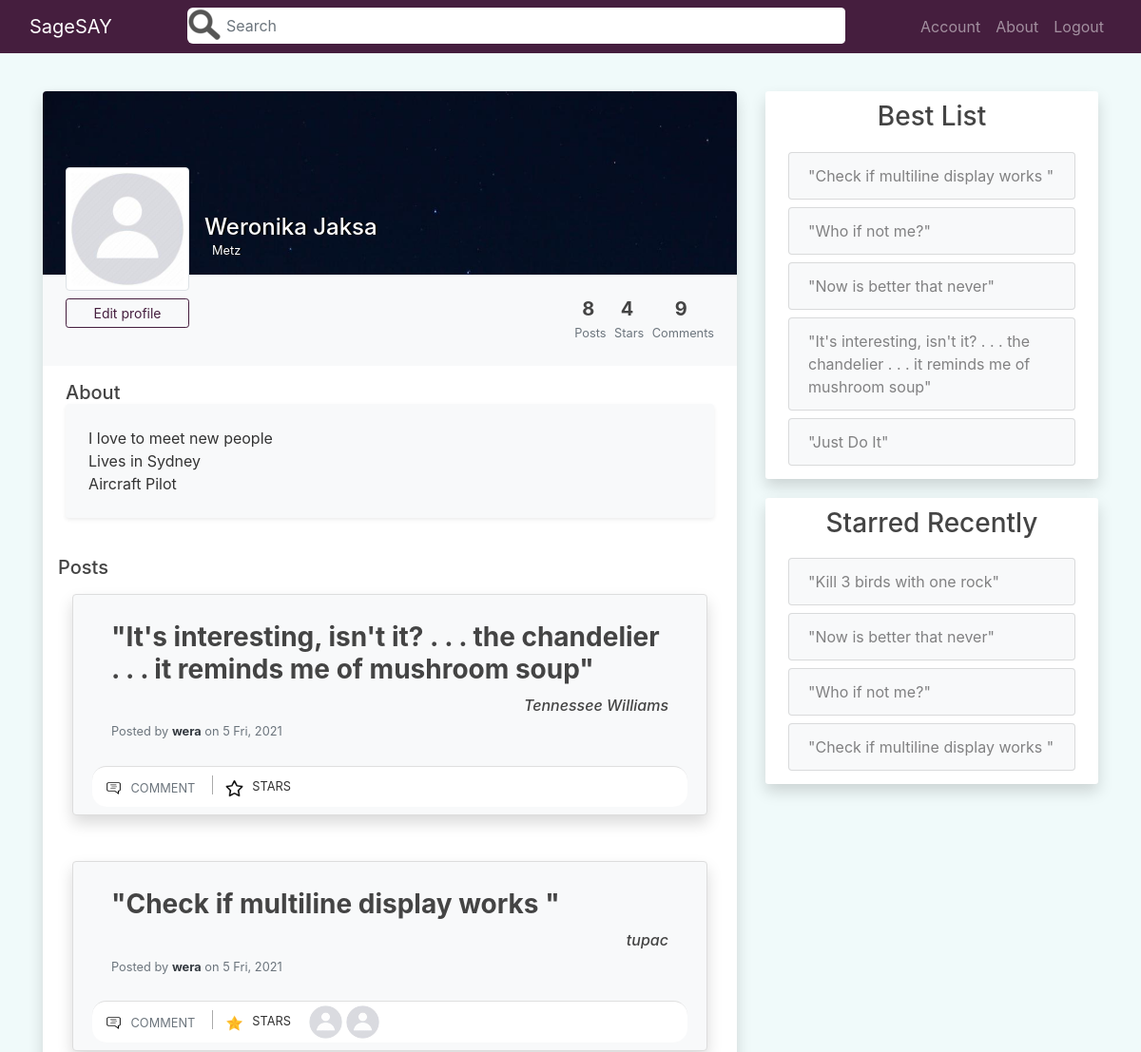
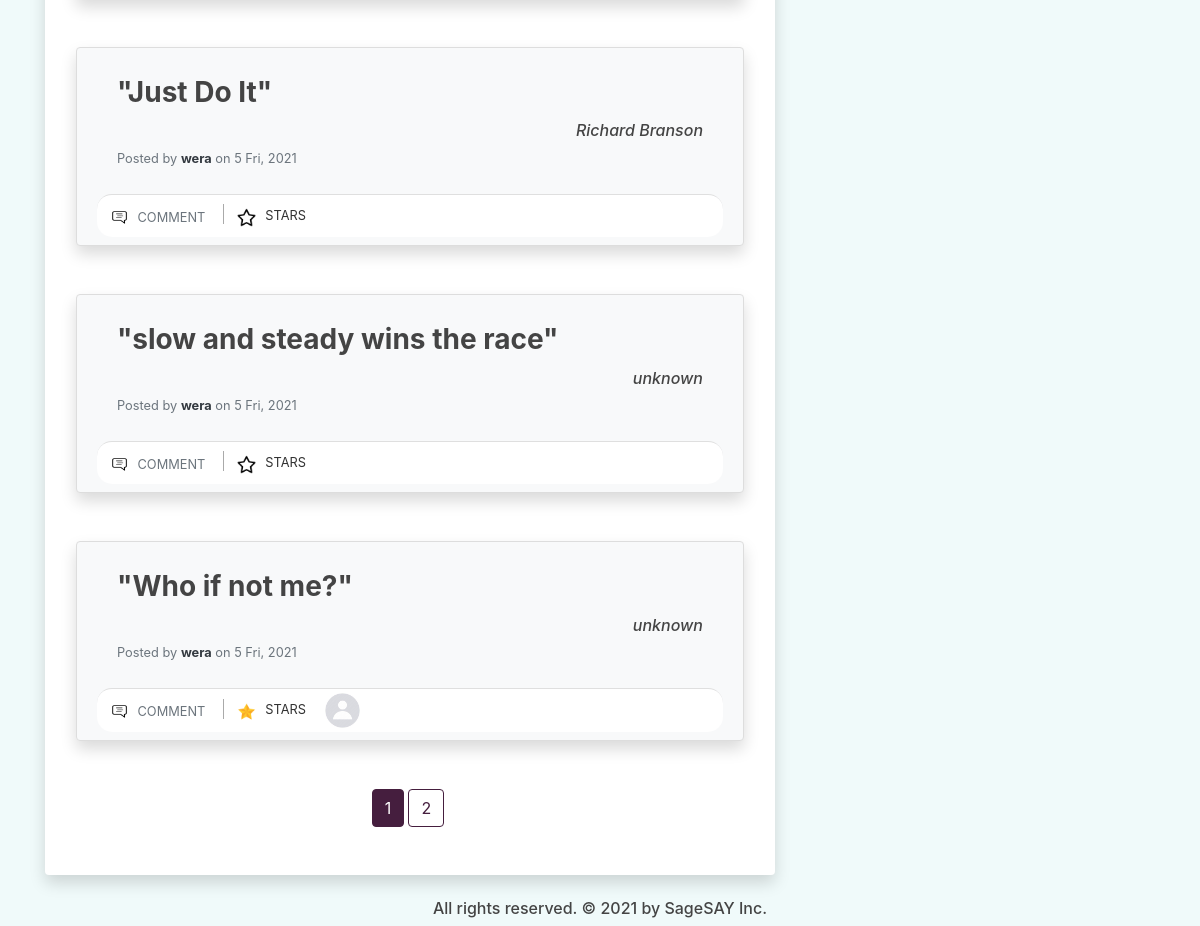
Before: /user/wera (signed in) with the older database file (2 pictures, top to bottom).
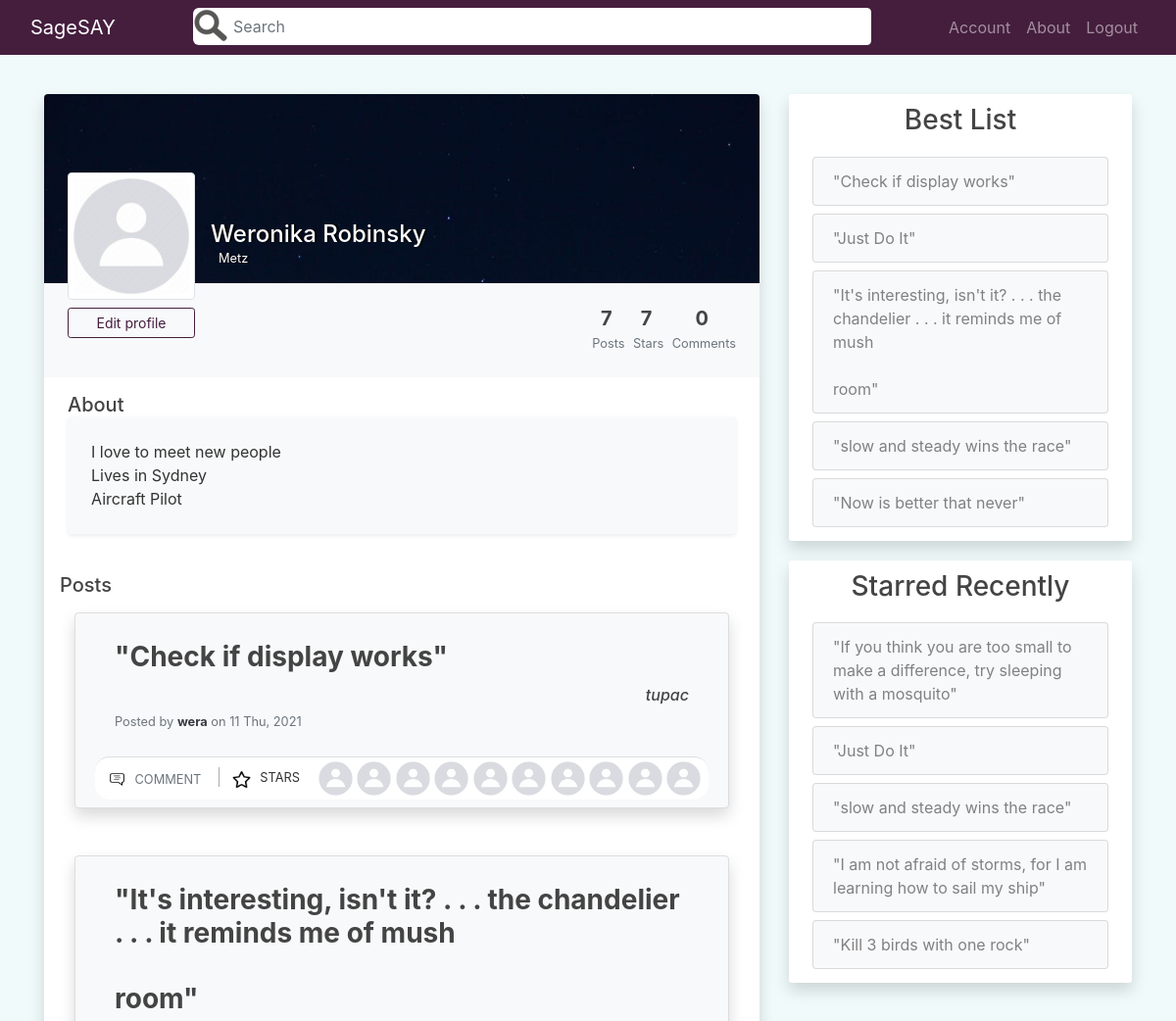
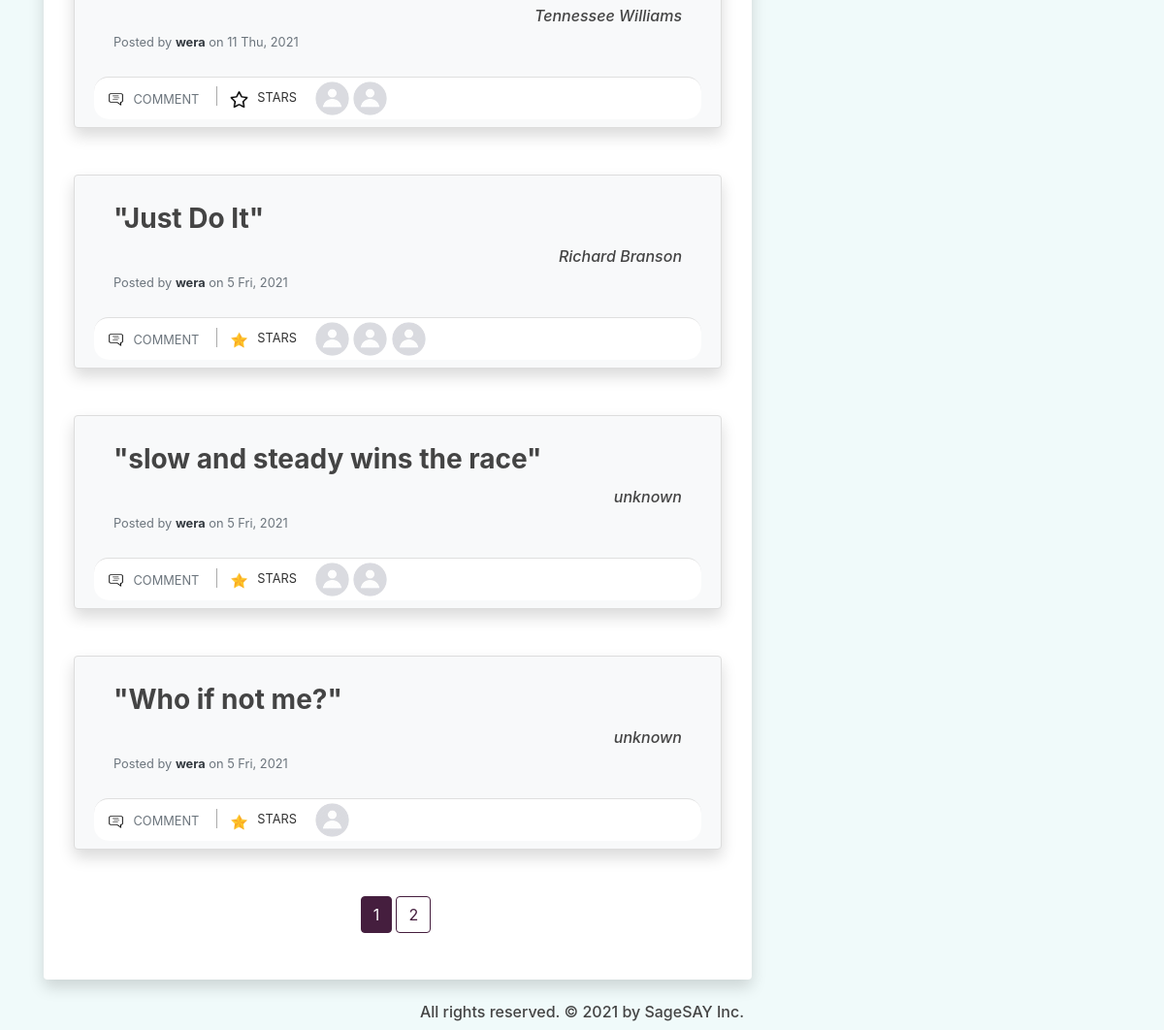
After: the same page with the newer database file (2 pictures, top to bottom).
### quotes_app/models.py (models this page shows, shortened)
class MoreInfoUser(db.Model):
    id = db.Column(db.Integer, primary_key=True)
    last_update = db.Column(db.DateTime, nullable=False, default=dt.utcnow)
    background_pic = db.Column(db.String(20), nullable=False, default='profile_bg.jpg')
    full_name = db.Column(db.String(120), nullable=False, default='Adam Smith')
    city = db.Column(db.String(90), nullable=False, default='Sydney')
    about = db.Column(db.Text, nullable=False, default='I love to meet new people<br>Lives in Sydney<br>Aircraft Pilot')
    user_id = db.Column(db.Integer, db.ForeignKey('user.id'), nullable=False)

class Post(db.Model):
    id = db.Column(db.Integer, primary_key=True)
    author = db.Column(db.String(100), nullable=False, default='Anonymous')
    content = db.Column(db.Text, nullable=False)
    date_posted = db.Column(db.DateTime, nullable=False, default=dt.utcnow)
    user_id = db.Column(db.Integer, db.ForeignKey('user.id'), nullable=False)
    comments = db.relationship('Comment', backref='comment_post', lazy=True)
    likes = db.relationship('Like', backref='like_post', lazy=True)

class User(db.Model, UserMixin):
    id = db.Column(db.Integer, primary_key=True)
    username = db.Column(db.String(20), unique=True, nullable=False)
    email = db.Column(db.String(120), unique=True, nullable=False)
    image_file = db.Column(db.String(20), nullable=False, default='default.jpg')
    password = db.Column(db.String(60), nullable=False)
    posts = db.relationship('Post', backref='posted_by', lazy=True)
    comments = db.relationship('Comment', backref='comment_author', lazy=True)
    likes = db.relationship('Like', backref='like_author', lazy=True)
    more_info = db.relationship('MoreInfoUser', backref='info_author', lazy=True)
    like_comments = db.relationship('LikeComment', backref='like_comment_author', lazy=True)

### quotes_app/users/routes.py (the view)
@users.route("/user/<string:username>", methods=['GET', 'POST'])
@login_required
def user_profile(username):
    schform = SearchForm()
    page = request.args.get('page', 1, type=int)
    if schform.schsubmit.data and schform.validate_on_submit():
        if schform.query.data != '':
            return redirect(url_for('main.home', sch=schform.query.data))
        else:
            return redirect(url_for('users.user_profile', username=username, page=page))
    post_id = request.args.get('star', type=int)
    user = User.query.filter_by(username=username).first_or_404()
    if post_id:
        update_like_table(current_user, post_id)
        return redirect(url_for('users.user_profile', username=username, page=page))
    about_user = MoreInfoUser.query.filter_by(info_author=user).first()
    posts, num_posts, num_likes, num_comments = get_posts_num_plc(user)
    posts = posts.paginate(page=page, per_page=PER_PAGE)
    posts_data = prepare_posts_display(posts.items, 10)
    best_posts = get_best_posts_user(user, BEST_TREND)
    recent_stars = get_recent_stars_user(user, BEST_TREND)
    background_image = url_for('static',
        filename='background_pics/' + about_user.background_pic)
    return render_template('users/user_profile.html', title=username, posts=posts,
        posts_data=posts_data, schform=schform, user=user, about_user=about_user,
        background_image=background_image, num_posts=num_posts,
        num_likes=num_likes, num_comments=num_comments, best_posts=best_posts,
        recent_stars=recent_stars)

### quotes_app/main/forms.py
class SearchForm(FlaskForm):
    query = StringField('Search')
    schsubmit = SubmitField('Go')

### quotes_app/main/utils.py (called while the page is built)
def prepare_posts_display(posts, size):
    posts_data = []
    for post in posts:
        post_info = []
        likes = Like.query.filter_by(like_post=post).limit(size).all()
        for like in likes:
            post_info.append(User.query.get(like.user_id))
        post_info.append(post)
        starred = None
        if current_user.is_authenticated:
            starred = Like.query.filter_by(like_post=post, like_author=current_user).first()
        if starred:
            post_info.append(True)
        else:
            post_info.append(False)
        posts_data.append(post_info)
    return posts_data

### quotes_app/models.py (called while the page is built)
@login_manager.user_loader
def user_loader(user_id):
    return User.query.get(int(user_id))

### quotes_app/users/utils.py (called while the page is built)
def get_recent_stars_user(user, size):
    sub_query = Like.query.filter_by(like_author=user)\
        .order_by(Like.date_like.desc()).limit(size).subquery()
    posts = Post.query.with_entities(Post).join(sub_query, Post.id==sub_query.c.post_id).all()
    return posts

### quotes_app/templates/users/user_profile.html (shortened to what the changed rows need)
{% extends "main/layout.html" %}
{% block content %}
<div class="col-md-8">
    <div class="mx-auto">
        <div class="bg-white mb-4 shadow rounded overflow-hidden">
            <div class="px-4 pt-0 pb-4 cover" style="background-image: url('{{ background_image }}')">
                <div class="media align-items-end profile-head">
                    <div class="profile mr-3">
                        <img src="{{ url_for('static', filename='profile_pics/' + user.image_file) }}" alt="..." width="130" class="rounded mb-2 img-thumbnail img-profile">
                        {% if current_user == user %}
                            <a href="{{ url_for('users.update_profile', username=user.username) }}" class="btn btn-outline-violet btn-sm btn-block">Edit profile</a>
                        {% endif %}
                        </div>
                    <div class="media-body mb-5">
                        <h4 class="mt-0 mb-0 text-white name-city-shadow">{{ about_user.full_name }}</h4>
                        <p class="small mb-4 text-white name-city-shadow"> {{ about_user.city }}</p>
                    </div>
                </div>
            </div>
            <div class="bg-light p-4 d-flex justify-content-end text-center">
                <ul class="list-inline mb-0">
                    <li class="list-inline-item">
                        <h5 class="font-weight-bold mb-0 d-block">{{ num_posts }}</h5><small class="text-muted"> Posts</small>
                    </li>
                    <li class="list-inline-item">
                        <h5 class="font-weight-bold mb-0 d-block">{{ num_likes }}</h5><small class="text-muted"> Stars</small>
                    </li>
                    <li class="list-inline-item">
                        <h5 class="font-weight-bold mb-0 d-block">{{ num_comments }}</h5><small class="text-muted"> Comments</small>
                    </li>
                </ul>
            </div>
            <div class="px-4 py-3">
                <h5 class="mb-0">About</h5>
                <div class="p-4 rounded shadow-sm bg-light">
                    {{ about_user.about | safe }}
                </div>
            </div>
            <div class="py-4 px-3">
                <div class="container">
                    {% for post in posts_data %}
                        <div class="card rounded shadow bg-light py-2 mb-5">
                            <div class="card-body">
                                <div class="row">
                                    <div class="col-12 link-post-content">
                                        <a href="{{ url_for('posts.post', post_id=post[-2].id) }}"><h3 class="card-title "><b>"{{ post[-2].content | safe }}"</b></h3></a>
                                    </div>
                                    <div class="col-12 d-flex justify-content-end text-center">
                                        <h6><i>{{ post[-2].author }}</i></h6>
                                    </div>
                                    <div class="col mt-2">
                                        <h6 class="card-subtitle mb-2 text-muted">
                                            <p class="card-text text-muted small"> Posted by <a href="{{ url_for('users.user_profile', username=post[-2].posted_by.username) }}" class="font-weight-bold text-dark"> {{ post[-2].posted_by.username }}</a> on {{ post[-2].date_posted.strftime('%-d %a, %Y') }}</p>
                                        </h6>
                                    </div>
                                </div>
                            </div>
                            <div class="card-footer bg-white p-1">
                                <div class="row">
                                    <div class="col-md-auto pr-1">
                                        <a href="{{ url_for('posts.post', post_id=post[-2].id) }}" class="btn btn-outlined btn-black text-muted bg-transparent p-1 ml-1 mr-2" data-wow-delay="0.7s">
                                            <img src="{{ url_for('static', filename='icons_photos/comment.png') }}" class="mr-1 " width="19" height="19">
                                            <small>COMMENT</small>
                                        </a>
                                        <a href="{{ url_for('users.user_profile', username=user.username, page=posts.page, star=post[-2].id) }}" class="btn btn-outlined btn-black text-muted bg-transparent p-1 ml-2 mr-0" data-wow-delay="0.7s">
                                            {% if post[-1] == True %}
                                                <img src="{{ url_for('static', filename='icons_photos/christmas-star.png') }}" width="19" height="19">
                                            {% else %}
                                                <img src="{{ url_for('static', filename='icons_photos/star.png') }}" width="19" height="19">
                                            {% endif %}
                                        </a>
                                        <small>STARS</small>
                                    </div>
                                    <div class="col-md-auto">
                                        <ul class="list-inline mb-0">
                                            {% for user in post[:-2] %}
                                            <li class="list-inline-item">
                                                <a href="{{ url_for('users.user_profile', username=user.username) }}">
                                                    <img src="{{ url_for('static', filename='profile_pics/' + user.image_file) }}" alt="DP" class=" rounded-circle" width="35" height="35">
                                                </a>
                                            </li>
                                            {% endfor %}
                                        </ul>
                                    </div>
                                </div>
                            </div>
                        </div>
                    {% endfor %}
                    <div class="container d-flex justify-content-center">
                        {% for page_num in posts.iter_pages(left_edge=1, right_edge=1, left_current=2, right_current=3) %}
                            {% if page_num %}
                                {% if posts.page == page_num %}
                                <a class="mb-4 mr-1 btn btn-violet" href="{{ url_for('users.user_profile', username=user.username, page=page_num) }}">{{ page_num }}</a>
                                {% else %}
                                    <a class="mb-4 mr-1 btn btn-outline-violet" href="{{ url_for('users.user_profile', username=user.username, page=page_num) }}">{{ page_num }}</a>
                                {% endif %}
                            {% else %}
                                ...
                            {% endif %}
                        {% endfor %}
                    </div>
                </div>
            </div>
        </div>
    </div>
</div>
<div class="col-md-4">
    <div class="content-section shadow">
        <ul class="list-group">
            {% if not best_posts %}
                {% if current_user == user %}
                    <a href="{{ url_for('posts.new_post') }}"><li class="list-group-item list-group-item-light">No Adages. Add one.</li></a>
                {% else %}
                    <li class="list-group-item list-group-item-light">No Adages to show.</li>
                {% endif %}
            {% else %}
                {% for post in best_posts %}
                    <a href="{{ url_for('posts.post', post_id=post.id) }}" class="p-1"><li class="list-group-item list-group-item-light">"{{ post.content | safe }}"</li></a>
                {% endfor %}
            {% endif %}
        </ul>
    </div>
    <div class="content-section shadow">
        <ul class="list-group">
            {% if not recent_stars %}
                {% if current_user == user %}
                    <a href="{{ url_for('main.home') }}"><li class="list-group-item list-group-item-light">No Adages. Give one a star.</li></a>
                {% else %}
                    <li class="list-group-item list-group-item-light">No Adages to show.</li>
                {% endif %}
            {% else %}
                {% for post in recent_stars %}
                <a href="{{ url_for('posts.post', post_id=post.id) }}" class="p-1"><li class="list-group-item list-group-item-light">"{{ post.content | safe }}"</li></a>
                {% endfor %}
            {% endif %}
        </ul>
    </div>
</div>
{% endblock content %}

Changed rows visible on the page:
no longer on this page (row unchanged): Post: content "Who if not me?"
no longer on one of the page's lists (row edited): Post: content "Check if multiline display works"
no longer on one of the page's lists (row edited): Post: content "It's interesting, isn't it? . . . the chandelier . . . it reminds me of mushroom soup", author "Tennessee Williams", username "wera", date_posted "5 Fri, 2021"
no longer on one of the page's lists (row unchanged): Post: content "Now is better that never"
changed MoreInfoUser "I love to meet new people Lives in Sydney Aircraft Pilot": full_name "Weronika Jaksa" → "Weronika Robinsky"
now on one of the page's lists (row unchanged): User: content "It's interesting, isn't it? . . . the chandelier . . . it reminds me of mush room", author "Tennessee Williams", username "wera", date_posted "11 Thu, 2021", content "Just Do It", author "Richard Branson", date_posted "5 Fri, 2021", content "slow and steady wins the race", author "unknown"
changed through a linked row, User "tupac": content "Check if multiline display works" → "Check if display works"; date_posted "5 Fri, 2021" → "11 Thu, 2021"
added User: image_file (placeholder picture), shown under "Check if display works"
added User: image_file (placeholder picture), shown under "Check if display works"
added User: image_file (placeholder picture), shown under "Check if display works"
added User: image_file (placeholder picture), shown under "Check if display works"
added User: image_file (placeholder picture), shown under "Check if display works"
added User: image_file (placeholder picture), shown under "Check if display works"
added User: image_file (placeholder picture), shown under "Check if display works"
added User: image_file (placeholder picture)
added User: image_file (placeholder picture), shown under "Check if display works"
changed Post: content "Check if multiline display works" → "Check if display works"
shown differently, row unchanged: Post "Just Do It": moves from the list under "Posts" to the list under "Starred Recently"; moves up the list
changed Post: content "It's interesting, isn't it? . . . the chandelier . . . it reminds me of mushroom soup" → "It's interesting, isn't it? . . . the chandelier . . . it reminds me of mush room"; moves down the list
shown differently, row unchanged: Post "slow and steady wins the race": moves from the list under "Posts" to the list under "Best List"
added Post: content "If you think you are too small to make a difference, try sleeping with a mosquito", shown under "Starred Recently"
added Post: content "I am not afraid of storms, for I am learning how to sail my ship", shown under "Starred Recently"
Other visible differences:
{{ num_posts }}: "8" → "7"
{{ num_likes }}: "4" → "7"
{{ num_comments }}: "9" → "0"
